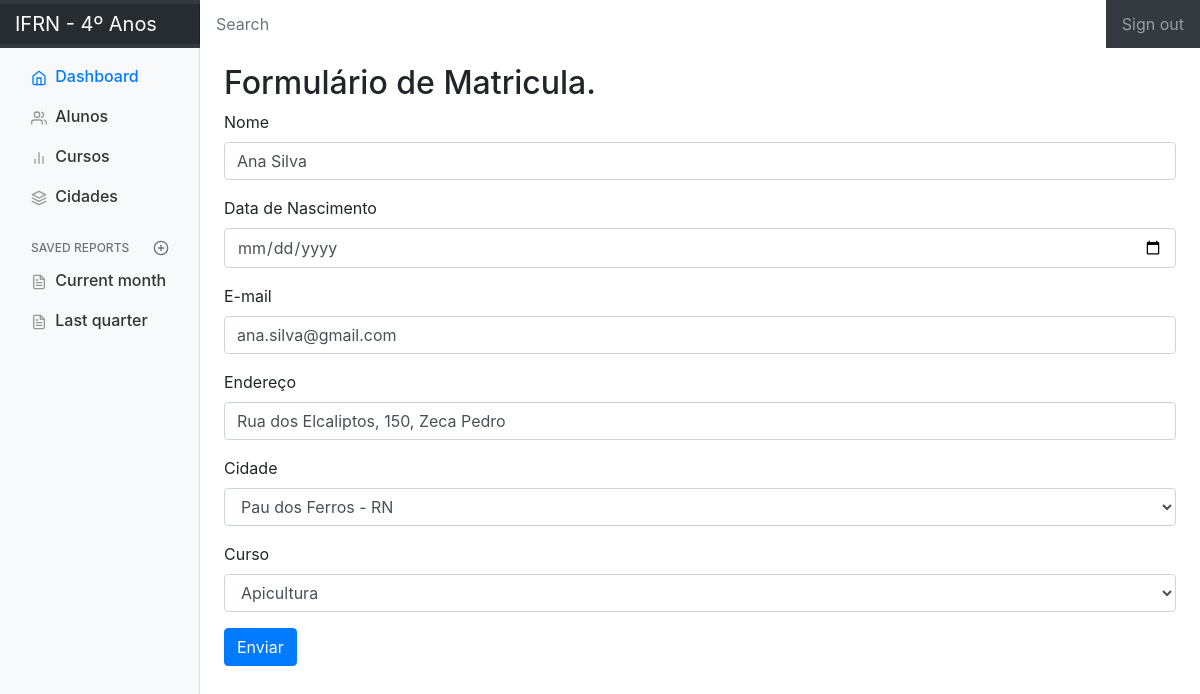
Screenshot of /aluno/editar/3/ (signed in) with the database file from the repository.
### aluno/models.py (models this page shows, shortened)
class Aluno(models.Model):
    nome_aluno = models.CharField(max_length = 150)
    endereco = models.CharField(max_length = 250)
    email = models.EmailField()
    cidade = models.ForeignKey(Cidade, on_delete = models.CASCADE)
    curso = models.ForeignKey(Curso, on_delete = models.CASCADE)
    data_nascimento = models.DateField(blank = True, null = True)

### aluno/views.py (the view)
# urls.py: path('aluno/editar/<int:id>/', aluno_editar, name='aluno_editar'),
@login_required(login_url='/accounts/login')
def aluno_editar(request, id):
    aluno = get_object_or_404(Aluno, id=id)
    if request.method == 'POST':
        form = AlunoForm(request.POST, instance=aluno)
        if form.is_valid():
            form.save()
            return redirect('aluno_listar')
    else:
        form = AlunoForm(instance=aluno)
    return render(request, 'aluno/form.html', {'form':form})

### aluno/forms.py
class AlunoForm(ModelForm):
    class Meta:
        model = Aluno
        fields = '__all__'
        widgets = {
            'nome_aluno' : forms.TextInput(attrs={'class': 'form-control' }),
            'endereco' : forms.TextInput(attrs={'class': 'form-control' }),
            'email' : forms.EmailInput(attrs={'class': 'form-control' }),
            'cidade': forms.Select(attrs={'class': 'form-control' }),
            'curso': forms.Select(attrs={'class': 'form-control' }),
            'data_nascimento': forms.DateInput(attrs={'class': 'form-control', 'type': 'date' }),
        }

### aluno/models.py (called while the page is built)
    def __str__(self):
        return self.nome + " - " + self.sigla_estado

    def __str__(self):
        return self.nome

### aluno/templates/aluno/form.html (shortened to what this page needs)
{% extends 'base.html' %}
{% block center %}
    <h2> Formulário de Matricula.</h2>
    <form method="post">
        <div class="mb-3">
            <label for="nome" class="form-label">Nome</label>
            {{ form.nome_aluno }}
        </div>
         <div class="mb-3">
            <label for="data_nascimento" class="form-label">Data de Nascimento</label>
            {{ form.data_nascimento }}
        </div>
        <div class="mb-3">
            <label for="nome" class="form-label">E-mail</label>
            {{ form.email }}
        </div>
        <div class="mb-3">
            <label for="nome" class="form-label">Endereço</label>
            {{ form.endereco }}
        </div>
        <div class="mb-3">
            <label for="nome" class="form-label">Cidade</label>
            {{ form.cidade }}
        </div>
        <div class="mb-3">
            <label for="nome" class="form-label">Curso</label>
            {{ form.curso }}
        </div>
        <button type="submit" class="btn btn-primary">Enviar</button>
    </form>
{% endblock %}

### static/css/dashboard.css (style rules this page uses)
body { font-size: .875rem; }

### rows the page displays
Aluno: nome_aluno "Ana Silva", email "ana.silva@gmail.com", endereco "Rua dos Elcaliptos, 150, Zeca Pedro", cidade "Pau dos Ferros - RN", curso "Apicultura"
